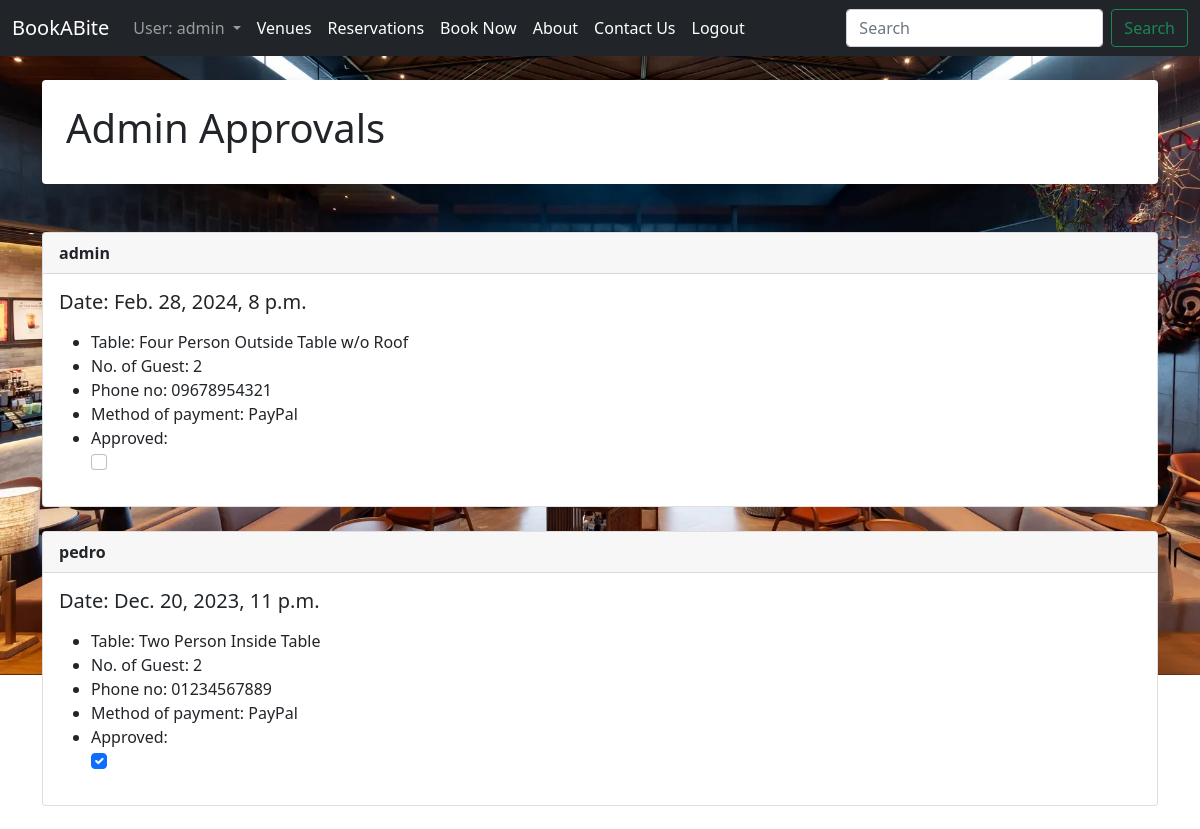
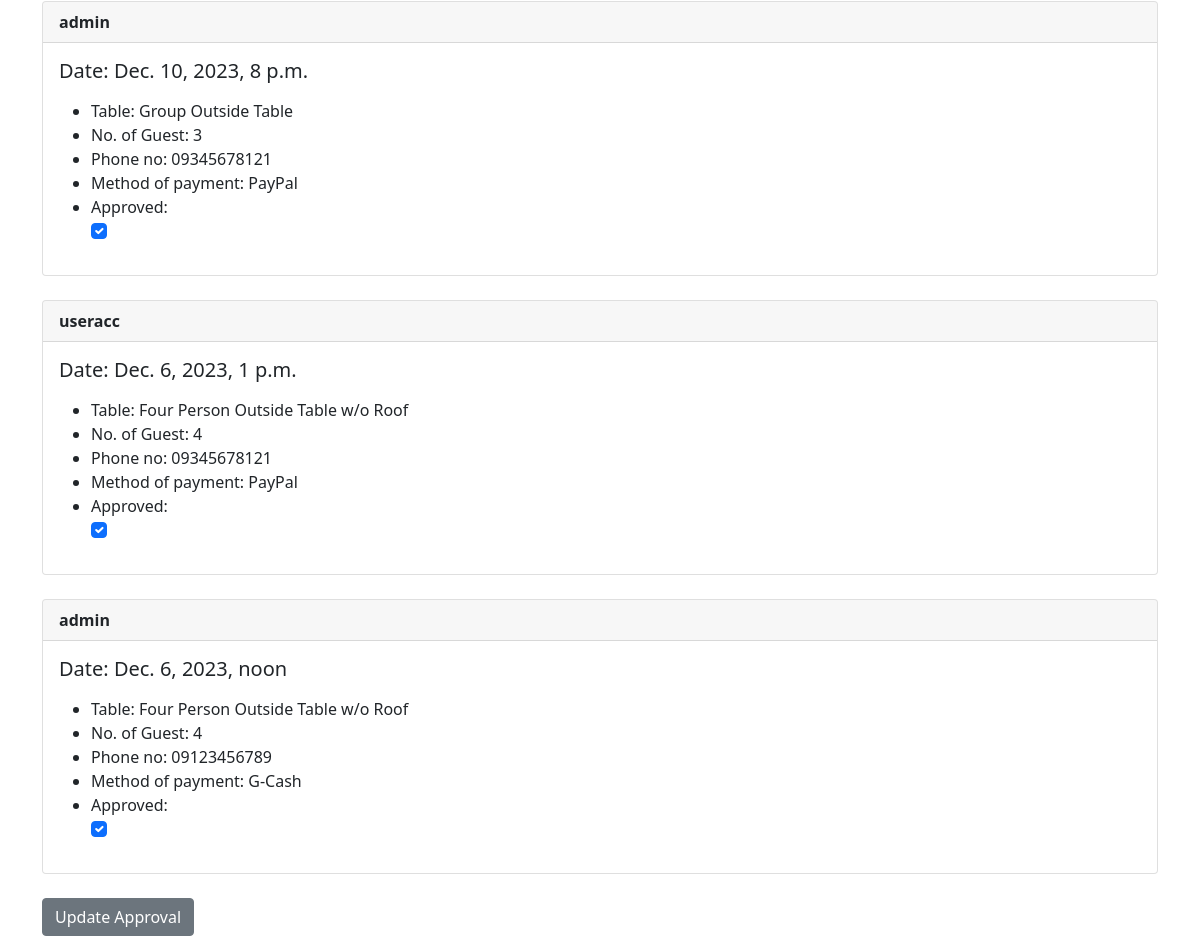
Screenshot of /admin_approval (signed in) with the database file from the repository (2 pictures, top to bottom).
### book/models.py (models this page shows, shortened)
class Reservation(models.Model):
	name = models.CharField('Guest Name', max_length=120)
	reserve_date = models.DateTimeField('Guest Date')
	table = models.ForeignKey(Table, blank=True, null=True, on_delete=models.SET_NULL)
	no_guest = models.ForeignKey(Guest, blank=True, null=True, on_delete=models.SET_NULL)
	phone = models.CharField(max_length=20)
	payment = models.ForeignKey(Payment, blank=True, null=True, on_delete=models.SET_NULL)
	approved = models.BooleanField('Approved', default=False)

class Table(models.Model):
	number_table = models.CharField(max_length=150)
	table_image = models.ImageField(null=True, blank=True, upload_to='images/')
	def __str__(self):
		return self.number_table

class Guest(models.Model):
	no_of_guest = models.CharField(max_length=20)
	def __str__(self):
		return self.no_of_guest

class Payment(models.Model):
	mehthod_payment = models.CharField(max_length=20)
	def __str__(self):
		return self.mehthod_payment

### book/views.py (the view)
# urls.py: path('admin_approval', views.admin_approval, name='admin_approval'),
def admin_approval(request):
	reservation_list = Reservation.objects.all().order_by('-reserve_date')
	if request.user.is_superuser:
		if request.method == "POST":
			id_list = request.POST.getlist('boxes')
			reservation_list.update(approved=False)
			for x in id_list:
				Reservation.objects.filter(pk=int(x)).update(approved=True)
			messages.success(request, ("Reservation Approved"))
			return redirect('reservation-list')
		else:
			return render(request, 'book/admin_approval.html', {'reservation_list': reservation_list, 'title': 'Admin Approval',})
	else:
		messages.success(request, ("You aren't authorized to view this page!"))
		return redirect('book-home')

### book/templates/book/admin_approval.html (shortened to what this page needs)
{% extends 'book/base.html' %}
{% load static %}
{% block content %}
	<div class="shadow p-4 mb-5 bg-body rounded">
		<h1>Admin Approvals</h1>
	</div>
	{% for reservation in reservation_list %}
	<form action="" method="POST">
		<div class="card">
		  <div class="card-header">
		    <strong>{{ reservation.name }}</strong>
		  </div>
		  <div class="card-body">
		    <h5 class="card-title">Date: {{ reservation.reserve_date }}</h5>
		    <p class="card-text">
		    	<ul>
					<li>Table: {{ reservation.table }}</li>
					<li>No. of Guest: {{ reservation.no_guest }}</li>
					<li>Phone no: {{ reservation.phone }}</li>
					<li>Method of payment: {{ reservation.payment }}</li>
					<li>Approved:
						{% if reservation.approved %}
							<div class="form-check">
								<input class="form-check-input" type="checkbox" checked="checked" value="{{ reservation.id }}" name="boxes">
							</div>
						{% else %}
							<div class="form-check">
								<input class="form-check-input" type="checkbox" value="{{ reservation.id }}" name="boxes">
							</div>
						{% endif %}
					</li>
				</ul>
		    </p>
		  </div>
		 </div>
		 <br/>
 	{% endfor %}
<button class="btn btn-secondary" type="submit">Update Approval</button>
{% endblock content %}

### book/templates/book/navbar.html (shortened to what this page needs)
<nav class="navbar navbar-expand-lg fixed-top navbar-dark bg-dark">
  <div class="container-fluid">
    <a class="navbar-brand" href="{% url 'book-home' %}">BookABite</a>
    <div class="collapse navbar-collapse" id="navbarSupportedContent">
      <ul class="navbar-nav me-auto mb-2 mb-lg-0">
        {% if user.is_superuser %}
          <li class="nav-item dropdown">
          <a class="nav-link dropdown-toggle" href="#" id="navbarDropdown" role="button" data-bs-toggle="dropdown" aria-expanded="false">
            User: {{ user }}
          </a>
        </li>
        {% else %}
          {% if user.is_authenticated %}
            <li class="nav-item">
              <a class="nav-link active" href="#">User: {{ user }}</a>
            </li>
          {% endif %}
        {% endif %}
        <li class="nav-item">
          <a class="nav-link active" href="{% url 'venue-list' %}">Venues</a>
        </li>
        <li class="nav-item">
          <a class="nav-link active" href="{% url 'reservation-list' %}">Reservations</a>
        </li>
        <li class="nav-item">
          <a class="nav-link active" aria-current="page" href="{% url 'add-reservation' %}">Book Now</a>
        </li>
        <li class="nav-item">
          <a class="nav-link active" aria-current="page" href="{% url 'book-about' %}">About</a>
        </li>
        <li class="nav-item">
          <a class="nav-link active" aria-current="page" href="{% url 'book-contact' %}">Contact Us</a>
        </li>
        {% if user.is_authenticated %}
          <li class="nav-item">
            <a class="nav-link active" aria-current="page" href="{% url 'logout' %}">Logout</a>
          </li>
        {% endif %}
      </ul>
      {% if user.is_authenticated %}
        <form class="d-flex" method="POST" action="{% url 'search-reservation'%}">
          <input class="form-control me-2" type="search" placeholder="Search" aria-label="Search" name="searched">
          <button class="btn btn-outline-success" type="submit">Search</button>
        </form>
      {% else%}
        <form class="d-flex" method="POST" action="{% url 'search-reservation'%}" disabled>
          {% csrf_token %}
          <input class="form-control me-2" type="search" placeholder="Search" readonly aria-label="Search" name="searched">
          <button class="btn btn-outline-secondary disabled" type="submit">Search</button>
        </form>
      {% endif %}
    </div>
  </div>
</nav>

### book/templates/book/base.html (style rules this page uses)
body { padding-top: 56px; }

### rows the page displays
Reservation: name "admin", reserve_date "Feb. 28, 2024, 8 p.m.", table "Four Person Outside Table w/o Roof", no_guest "2", phone "09678954321", payment "PayPal"
Reservation: name "pedro", reserve_date "Dec. 20, 2023, 11 p.m.", table "Two Person Inside Table", no_guest "2", phone "01234567889", payment "PayPal"
Reservation: name "admin", reserve_date "Dec. 10, 2023, 8 p.m.", table "Group Outside Table", no_guest "3", phone "09345678121", payment "PayPal"
Reservation: name "useracc", reserve_date "Dec. 6, 2023, 1 p.m.", table "Four Person Outside Table w/o Roof", no_guest "4", phone "09345678121", payment "PayPal"
Reservation: name "admin", reserve_date "Dec. 6, 2023, noon", table "Four Person Outside Table w/o Roof", no_guest "4", phone "09123456789", payment "G-Cash"

### other values shown
{{ user }} "admin"
